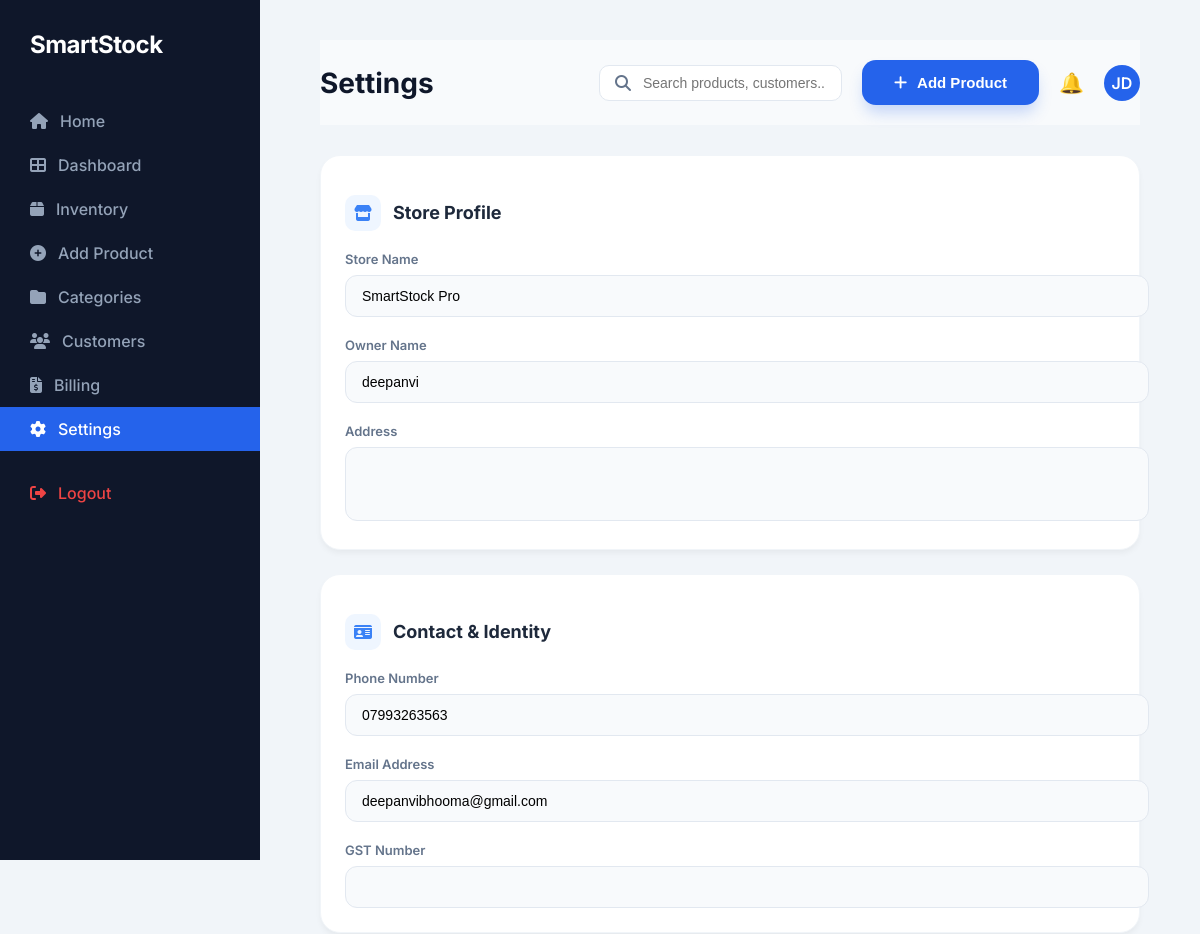
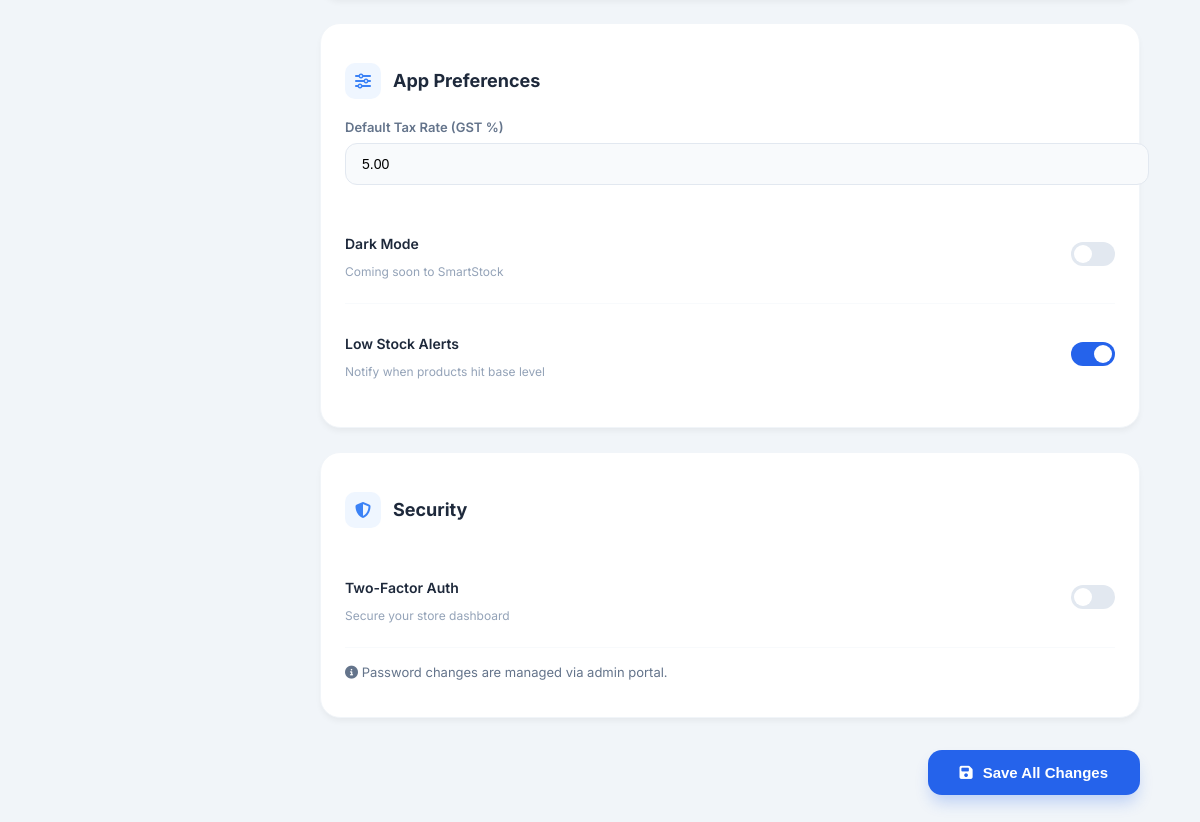
Screenshot of /smart/settings/ (signed in) with the database file from the repository (2 pictures, top to bottom).
### smartapp/models.py (models this page shows, shortened)
class StoreSettings(models.Model):
    store_name = models.CharField(max_length=200, default="SmartStock Pro")
    owner_name = models.CharField(max_length=100, blank=True)
    phone = models.CharField(max_length=15, blank=True)
    email = models.EmailField(blank=True)
    address = models.TextField(blank=True)
    gst_number = models.CharField(max_length=15, blank=True)
    default_tax_rate = models.DecimalField(max_digits=5, decimal_places=2, default=5.00)
    currency_symbol = models.CharField(max_length=5, default="₹")

### smartapp/views.py (the view, shortened to what this page needs)
# urls.py: path('settings/', views.settings_view, name='settings_view'),
@login_required
def settings_view(request):
    settings, _ = StoreSettings.objects.get_or_create(id=1)
    return render(request, 'settings.html', {'settings': settings})

### smartapp/templates/settings.html (shortened to what this page needs)
{% load static %}
<!DOCTYPE html>
<html lang="en">
<head>
    <link rel="stylesheet" href="{% static 'dashboard2.css' %}">
    <link rel="stylesheet" href="{% static 'navbar.css' %}">
    <link rel="stylesheet" href="{% static 'settings.css' %}">
    <link href="https://cdnjs.cloudflare.com/ajax/libs/font-awesome/6.5.0/css/all.min.css" rel="stylesheet">
</head>
<body>
    <div class="container">
        {% include 'sidebar.html' with active_nav='settings' %}
        <main class="main-content">
            {% include 'topbar.html' with page_title='Settings' %}
            <div class="settings-container">
                <form method="POST" action="{% url 'settings_view' %}">
                    <div class="settings-grid">
                        <div class="settings-card">
                            <h2><i class="fas fa-store"></i> Store Profile</h2>
                            <div class="form-group">
                                <label class="field-label">Store Name</label>
                                <input type="text" name="store_name" class="settings-input"
                                    value="{{ settings.store_name }}">
                            </div>
                            <div class="form-group">
                                <label class="field-label">Owner Name</label>
                                <input type="text" name="owner_name" class="settings-input"
                                    value="{{ settings.owner_name }}">
                            </div>
                            <div class="form-group">
                                <label class="field-label">Address</label>
                                <textarea name="address" class="settings-input" rows="3"
                                    style="resize: none;">{{ settings.address }}</textarea>
                            </div>
                        </div>
                        <div class="settings-card">
                            <h2><i class="fas fa-id-card"></i> Contact & Identity</h2>
                            <div class="form-group">
                                <label class="field-label">Phone Number</label>
                                <input type="text" name="phone" class="settings-input" value="{{ settings.phone }}">
                            </div>
                            <div class="form-group">
                                <label class="field-label">Email Address</label>
                                <input type="email" name="email" class="settings-input" value="{{ settings.email }}">
                            </div>
                            <div class="form-group">
                                <label class="field-label">GST Number</label>
                                <input type="text" name="gst_number" class="settings-input"
                                    value="{{ settings.gst_number }}">
                            </div>
                        </div>
                        <div class="settings-card">
                            <h2><i class="fas fa-sliders-h"></i> App Preferences</h2>
                            <div class="form-group">
                                <label class="field-label">Default Tax Rate (GST %)</label>
                                <input type="number" step="0.01" name="tax_rate" class="settings-input"
                                    value="{{ settings.default_tax_rate }}">
                            </div>
                            <div class="setting-item">
                                <div class="setting-info">
                                    <h4>Dark Mode</h4>
                                    <p>Coming soon to SmartStock</p>
                                </div>
                                <label class="switch">
                                    <span class="slider"></span>
                                </label>
                            </div>
                            <div class="setting-item">
                                <div class="setting-info">
                                    <h4>Low Stock Alerts</h4>
                                    <p>Notify when products hit base level</p>
                                </div>
                                <label class="switch">
                                    <span class="slider"></span>
                                </label>
                            </div>
                        </div>
                        <div class="settings-card">
                            <h2><i class="fas fa-shield-alt"></i> Security</h2>
                            <div class="setting-item">
                                <div class="setting-info">
                                    <h4>Two-Factor Auth</h4>
                                    <p>Secure your store dashboard</p>
                                </div>
                                <label class="switch">
                                    <span class="slider"></span>
                                </label>
                            </div>
                            <p style="font-size: 13px; color: #64748B; margin-top: 16px;">
                                <i class="fas fa-info-circle"></i> Password changes are managed via admin portal.
                            </p>
                        </div>
                    </div>
                    <div class="btn-save-group">
                        <button type="submit" class="btn-primary">
                            <i class="fas fa-save"></i> Save All Changes
                        </button>
                    </div>
                </form>
            </div>
        </main>
    </div>
</body>
</html>

### smartapp/static/dashboard2.css (style rules this page uses)
body { font-family: 'Inter', sans-serif; background: #F1F5F9; margin: 0; color: #0F172A; }
.container { display: flex; }
.main-content { flex: 1; padding: 40px 60px; }

### smartapp/static/navbar.css (style rules this page uses)
.btn-primary { background: #2563EB; color: white; border: none; padding: 12px 24px; border-radius: 10px; font-weight: 600; cursor: pointer; display: flex; align-items: center; gap: 8px; transition: background 0.2s; }
.main-content { flex: 1; padding: 40px 60px; }

### smartapp/static/settings.css (style rules this page uses)
.settings-container { display: flex; flex-direction: column; gap: 32px; }
.settings-grid { display: grid; grid-template-columns: repeat(auto-fit, minmax(400px, 1fr)); gap: 24px; }
.settings-card { background: white; border-radius: 20px; padding: 24px; box-shadow: 0 4px 6px -1px rgba(0, 0, 0, 0.05); border: 1px solid #F1F5F9; }
.settings-card h2 { font-size: 18px; font-weight: 700; color: #1E293B; margin-bottom: 20px; display: flex; align-items: center; gap: 12px; }
.settings-card h2 i { color: #3B82F6; background: #EFF6FF; width: 36px; height: 36px; display: flex; align-items: center; justify-content: center; border-radius: 10px; font-size: 16px; }
.form-group { margin-bottom: 20px; }
.form-group:last-child { margin-bottom: 0; }
.field-label { display: block; font-size: 13px; font-weight: 600; color: #64748B; margin-bottom: 8px; }
.settings-input { width: 100%; padding: 12px 16px; border-radius: 12px; border: 1px solid #E2E8F0; background: #F8FAFC; font-size: 14px; transition: all 0.2s; outline: none; }
.btn-save-group { display: flex; justify-content: flex-end; margin-top: 32px; }
.btn-primary { background: #2563EB; color: white; border: none; padding: 14px 32px; border-radius: 14px; font-weight: 700; font-size: 15px; cursor: pointer; box-shadow: 0 10px 15px -3px rgba(37, 99, 235, 0.25); transition: all 0.2s; display: flex; align-items: center; gap: 10px; }
.setting-item { display: flex; justify-content: space-between; align-items: center; padding: 12px 0; border-bottom: 1px solid #F8FAFC; }
.setting-item:last-child { border-bottom: none; }
.setting-info h4 { font-size: 14px; font-weight: 600; color: #1E293B; margin-bottom: 4px; }
.setting-info p { font-size: 12px; color: #94A3B8; }
.switch { position: relative; display: inline-block; width: 44px; height: 24px; }
.slider { position: absolute; cursor: pointer; top: 0; left: 0; right: 0; bottom: 0; background-color: #E2E8F0; transition: .4s; border-radius: 24px; }
.slider:before { position: absolute; content: ""; height: 18px; width: 18px; left: 3px; bottom: 3px; background-color: white; transition: .4s; border-radius: 50%; }
input:checked+.slider { background-color: #2563EB; }
input:checked+.slider:before { transform: translateX(20px); }

### rows the page displays
StoreSettings: store_name "SmartStock Pro", owner_name "deepanvi", phone "07993263563", email "deepanvibhooma@gmail.com", tax_rate "5.00"

### other values shown
{{ page_title|default:"SmartStock" }} "Settings"
